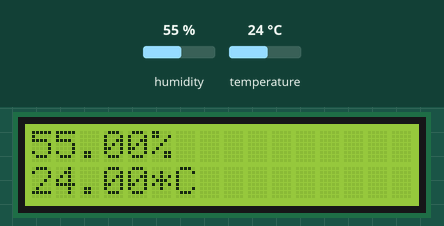
Bench run of a sketch on a simulated Arduino Uno, built with avr-gcc and run on an emulated ATmega328P. Parts: 16×2 character LCD. Inputs (shaded band) come from the test bench; at power-on: humidity 55 %, temperature 24 °C. What the sketch prints to the serial monitor is not drawn.

Above: at 1.2 s.
1.3 s: humidity set to 22 %
At 3.4 s:
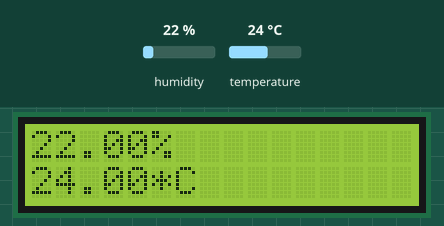
4.1 s: temperature set to 28 °C
At 5.3 s:
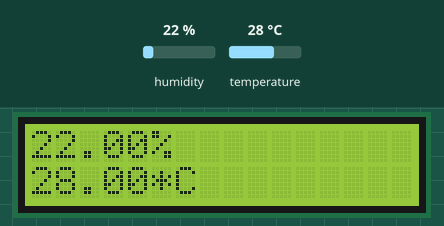
6.9 s: humidity set to 40 %
At 9.0 s:
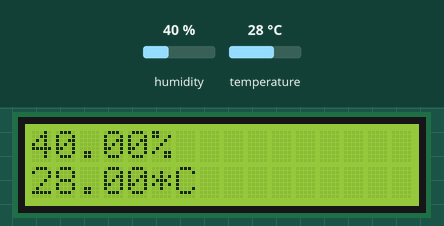
10.2 s: temperature set to 12 °C
At 12.1 s:
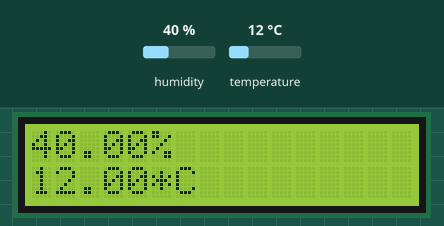
Timing chart, 0 to 13.6 s (numbered marks = the images above; inputs shaded):
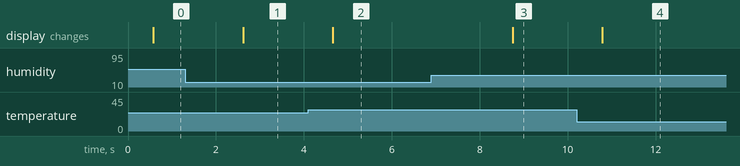

Measured:
- after the input at 1.3 s, the display: changes after 1.3 s (image 1)
- after the input at 4.1 s, the display: changes after 0.56 s (image 2)
- after the input at 6.9 s, the display: changes after 1.8 s (image 3)
- after the input at 10.2 s, the display: changes after 0.59 s (image 4)

The sketch:

sketch.ino
```cpp
#include <DHT.h>

#include <LiquidCrystal.h>

#define DHTTYPE DHT22   // DHT 22  (AM2302)
#define DHTPIN 2     // what pin we're connected to

LiquidCrystal lcd(7, 8, 9, 10, 11, 12);

// Initialize DHT sensor for normal 16mhz Arduino
DHT dht(DHTPIN, DHTTYPE);

void setup() {
  lcd.begin(16, 2);

  Serial.begin(9600);
  Serial.println("DHTxx test!");

  dht.begin();
}

void loop() {
  // Wait a few seconds between measurements.
  delay(500);

  // Reading temperature or humidity takes about 250 milliseconds!
  // Sensor readings may also be up to 2 seconds 'old' (its a very slow sensor)
  float h = dht.readHumidity();
  // Read temperature as Celsius
  float t = dht.readTemperature();
  // Read temperature as Fahrenheit
  float f = dht.readTemperature(true);

  // Check if any reads failed and exit early (to try again).
  if (isnan(h) || isnan(t) || isnan(f)) {
    Serial.println("Failed to read from DHT sensor!");
    return;
  }

  // Compute heat index
  // Must send in temp in Fahrenheit!
  float hi = dht.computeHeatIndex(f, h);

  lcd.setCursor(0, 0);
  lcd.print(h);
  lcd.print("%");

  lcd.setCursor(0, 1);
  lcd.print(t);
  lcd.print("*C");

  Serial.print("Humidity: ");
  Serial.print(h);
  Serial.print(" %\t");
  Serial.print("Temperature: ");
  Serial.print(t);
  Serial.print(" *C ");
  Serial.print(f);
  Serial.print(" *F\t");
  Serial.print("Heat index: ");
  Serial.print(hi);
  Serial.println(" *F");


}
```
